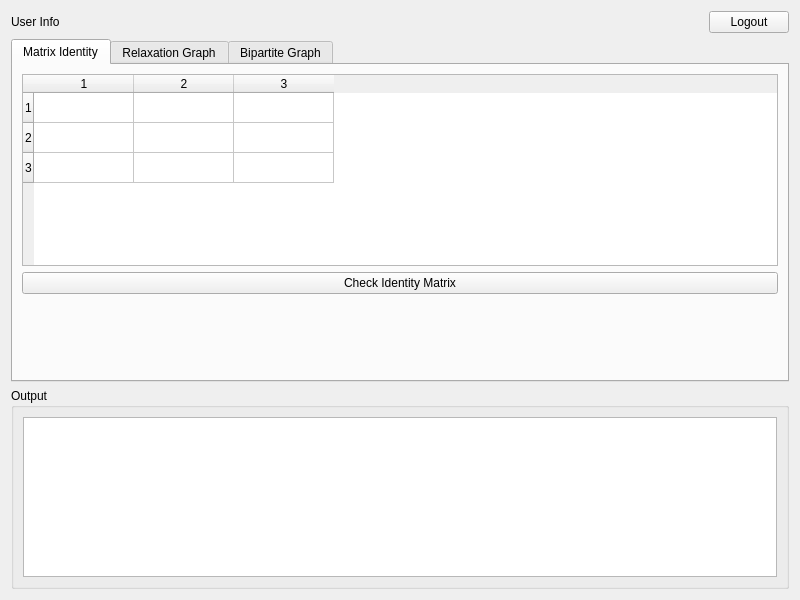
<?xml version="1.0" encoding="UTF-8"?>
<ui version="4.0">
 <class>MainMenuWidget</class>
 <widget class="QWidget" name="MainMenuWidget">
  <property name="geometry">
   <rect>
    <x>0</x>
    <y>0</y>
    <width>800</width>
    <height>600</height>
   </rect>
  </property>
  <property name="windowTitle">
   <string>Main Menu</string>
  </property>
  <layout class="QVBoxLayout" name="verticalLayout">
   <item>
    <layout class="QHBoxLayout" name="topBar">
     <item>
      <widget class="QLabel" name="userInfoLabel">
       <property name="text">
        <string>User Info</string>
       </property>
      </widget>
     </item>
     <item>
      <spacer name="horizontalSpacer">
       <property name="orientation">
        <enum>Qt::Horizontal</enum>
       </property>
       <property name="sizeHint" stdset="0">
        <size>
         <width>40</width>
         <height>20</height>
        </size>
       </property>
      </spacer>
     </item>
     <item>
      <widget class="QPushButton" name="logoutButton">
       <property name="text">
        <string>Logout</string>
       </property>
      </widget>
     </item>
    </layout>
   </item>
   <item>
    <widget class="QTabWidget" name="tabWidget">
     <property name="currentIndex">
      <number>0</number>
     </property>
     <widget class="QWidget" name="matrixTab">
      <attribute name="title">
       <string>Matrix Identity</string>
      </attribute>
      <layout class="QVBoxLayout" name="verticalLayout_2">
       <item>
        <widget class="QTableWidget" name="matrixTable">
         <property name="rowCount">
          <number>3</number>
         </property>
         <property name="columnCount">
          <number>3</number>
         </property>
         <attribute name="horizontalHeaderVisible">
          <bool>true</bool>
         </attribute>
         <attribute name="verticalHeaderVisible">
          <bool>true</bool>
         </attribute>
        </widget>
       </item>
       <item>
        <widget class="QPushButton" name="matrixBtn">
         <property name="text">
          <string>Check Identity Matrix</string>
         </property>
        </widget>
       </item>
       <item>
        <spacer name="verticalSpacer">
         <property name="orientation">
          <enum>Qt::Vertical</enum>
         </property>
         <property name="sizeHint" stdset="0">
          <size>
           <width>20</width>
           <height>40</height>
          </size>
         </property>
        </spacer>
       </item>
      </layout>
     </widget>
     <widget class="QWidget" name="relaxationTab">
      <attribute name="title">
       <string>Relaxation Graph</string>
      </attribute>
      <layout class="QVBoxLayout" name="verticalLayout_3">
       <item>
        <widget class="QLabel" name="label">
         <property name="text">
          <string>Number of vertices:</string>
         </property>
        </widget>
       </item>
       <item>
        <widget class="QLineEdit" name="verticesInput">
         <property name="text">
          <string>4</string>
         </property>
        </widget>
       </item>
       <item>
        <widget class="QLabel" name="label_2">
         <property name="text">
          <string>Edges (JSON format):</string>
         </property>
        </widget>
       </item>
       <item>
        <widget class="QTextEdit" name="edgesInput">
         <property name="placeholderText">
          <string>[[0,1],[1,2],[2,3]]</string>
         </property>
        </widget>
       </item>
       <item>
        <widget class="QPushButton" name="relaxationBtn">
         <property name="text">
          <string>Check Relaxation Graph</string>
         </property>
        </widget>
       </item>
       <item>
        <spacer name="verticalSpacer_2">
         <property name="orientation">
          <enum>Qt::Vertical</enum>
         </property>
         <property name="sizeHint" stdset="0">
          <size>
           <width>20</width>
           <height>40</height>
          </size>
         </property>
        </spacer>
       </item>
      </layout>
     </widget>
     <widget class="QWidget" name="bipartiteTab">
      <attribute name="title">
       <string>Bipartite Graph</string>
      </attribute>
      <layout class="QVBoxLayout" name="verticalLayout_4">
       <item>
        <widget class="QLabel" name="label_3">
         <property name="text">
          <string>Number of vertices:</string>
         </property>
        </widget>
       </item>
       <item>
        <widget class="QLineEdit" name="bVerticesInput">
         <property name="text">
          <string>4</string>
         </property>
        </widget>
       </item>
       <item>
        <widget class="QLabel" name="label_4">
         <property name="text">
          <string>Edges (JSON format):</string>
         </property>
        </widget>
       </item>
       <item>
        <widget class="QTextEdit" name="bEdgesInput">
         <property name="placeholderText">
          <string>[[0,1],[1,2],[2,3]]</string>
         </property>
        </widget>
       </item>
       <item>
        <widget class="QPushButton" name="bipartiteBtn">
         <property name="text">
          <string>Check Bipartite Graph</string>
         </property>
        </widget>
       </item>
       <item>
        <spacer name="verticalSpacer_3">
         <property name="orientation">
          <enum>Qt::Vertical</enum>
         </property>
         <property name="sizeHint" stdset="0">
          <size>
           <width>20</width>
           <height>40</height>
          </size>
         </property>
        </spacer>
       </item>
      </layout>
     </widget>
    </widget>
   </item>
   <item>
    <widget class="QGroupBox" name="outputGroup">
     <property name="title">
      <string>Output</string>
     </property>
     <layout class="QVBoxLayout" name="verticalLayout_5">
      <item>
       <widget class="QTextEdit" name="outputEdit">
        <property name="readOnly">
         <bool>true</bool>
        </property>
       </widget>
      </item>
     </layout>
    </widget>
   </item>
  </layout>
 </widget>
 <resources/>
 <connections/>
</ui>
